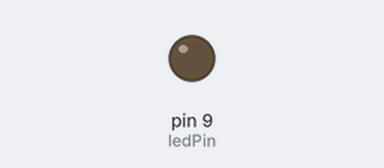
Bench run of a sketch on a simulated Arduino Uno, built with avr-gcc and run on an emulated ATmega328P. On the bench: output pins drawn as LEDs (lit = HIGH).

Above: at 0.15 s.
Timing chart, 0 to 1.6 s (numbered marks = the images above):
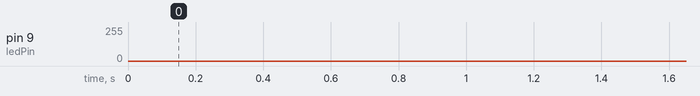

The sketch:

dimmer.ino
```cpp
int maxBright = 255;
int stepBright = 1;
int ledPin = 9;  // Pin 13 doesn't support pwm on Uno.

int tinyDelay = 2;
int shortDelay = 200;
int longDelay = 1000;

void setup() {
  pinMode(ledPin, OUTPUT);
}

void on() {
  digitalWrite(ledPin, HIGH);
}

void off() {
  digitalWrite(ledPin, LOW);
}

void loop() {
  for(int bright = 0; bright < maxBright; bright += stepBright) {
    analogWrite(ledPin, bright);
    delay(tinyDelay);
  }

  for(int bright = maxBright; bright >= 0; bright -= stepBright) {
    analogWrite(ledPin, bright);
    delay(tinyDelay);
  }

  off();
  delay(longDelay);
}
```
